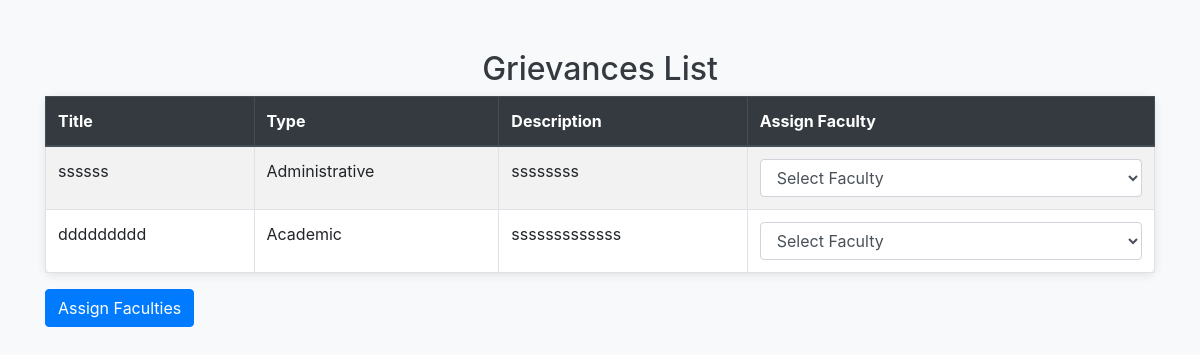
/admingrievanceview, run on an earlier commit of the app's database.
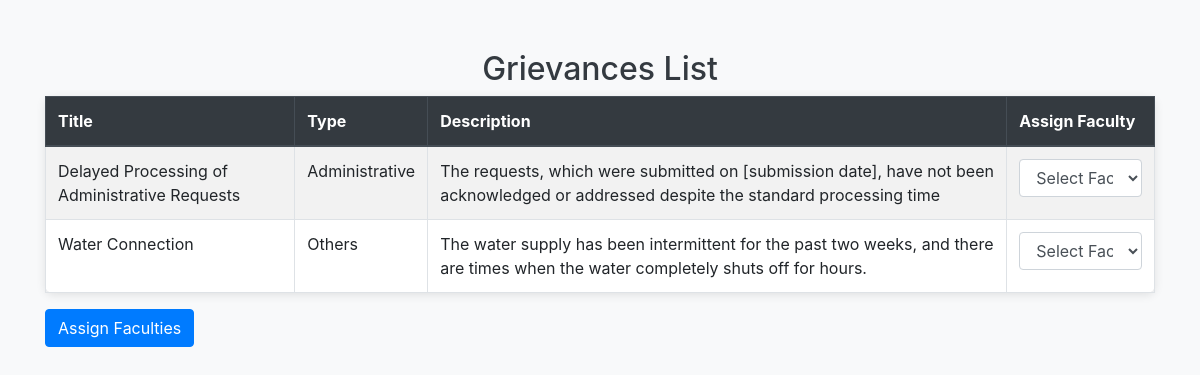
And on a later commit of the database.
### accounts/models.py (models this page shows, shortened)
class Grievance(models.Model):
    GRIEVANCE_CHOICES = [
        ('academic', 'Academic'),
        ('administrative', 'Administrative'),
        ('others', 'Others'),
    ]
    owner=models.ForeignKey(Registers,related_name='user_profile',on_delete=models.CASCADE,null=True)
    name = models.CharField(max_length=255, blank=True, null=True)  # Optional name field
    department = models.CharField(max_length=255, blank=True, null=True)  # Optional department field
    complaint_title = models.CharField(max_length=255)
    type_of_grievance = models.CharField(max_length=50, choices=GRIEVANCE_CHOICES)
    complaint_description = models.TextField()
    resolution = models.TextField(blank=True, null=True)  # New field for resolution
    assigned_to = models.ForeignKey(Registers, null=True, blank=True, on_delete=models.SET_NULL)  # ForeignKey
    facultyresolution = models.TextField(null=True, blank=True)  # New field for storing resolution

### accounts/views.py (the view, shortened to what this page needs)
# urls.py: path('admingrievanceview', views.admingrievanceview, name='admingrievanceview'),
def admingrievanceview(request):
    grievances = Grievance.objects.all()
    faculties = Registers.objects.all()
    return render(request, 'admingrievanceview.html', {'grievances': grievances, 'faculties': faculties})

### template/admingrievanceview.html (shortened to what this page needs)
<!DOCTYPE html>
<html lang="en">
<head>
    <link rel="stylesheet" href="https://stackpath.bootstrapcdn.com/bootstrap/4.5.2/css/bootstrap.min.css">
</head>
<body>
    <div class="container">
        <h2 class="text-center">Grievances List</h2>
        <form method="POST">
            <table class="table table-striped table-bordered">
                <thead class="thead-dark">
                    <tr>
                        <th>Title</th>
                        <th>Type</th>
                        <th>Description</th>
                        <th>Assign Faculty</th>
                    </tr>
                </thead>
                <tbody>
                    {% for grievance in grievances %}
                    <tr>
                        <td>{{ grievance.complaint_title }}</td>
                        <td>{{ grievance.get_type_of_grievance_display }}</td>
                        <td>{{ grievance.complaint_description }}</td>
                        <td>
                            <select name="faculty_email_{{ grievance.id }}" class="form-control"
                                {% if grievance.assigned_to %} disabled {% endif %}>
                                <option value="">Select Faculty</option>
                            </select>
                        </td>
                    </tr>
                    {% endfor %}
                </tbody>
            </table>
            <button type="submit" class="btn btn-primary">Assign Faculties</button>
        </form>
    </div>
</body>
</html>

What changed in the data, as far as the page shows it:
changed Grievance "Administrative": complaint_title "ssssss" → "Delayed Processing of Administrative Requests"; complaint_description "ssssssss" → "The requests, which were submitted on [submission date], have not been acknowledged or addressed despite the standard processing time"
changed Grievance: complaint_title "ddddddddd" → "Water Connection"; type_of_grievance "Academic" → "Others"; complaint_description "sssssssssssss" → "The water supply has been intermittent for the past two weeks, and there are times when the water completely shuts off for hours."
